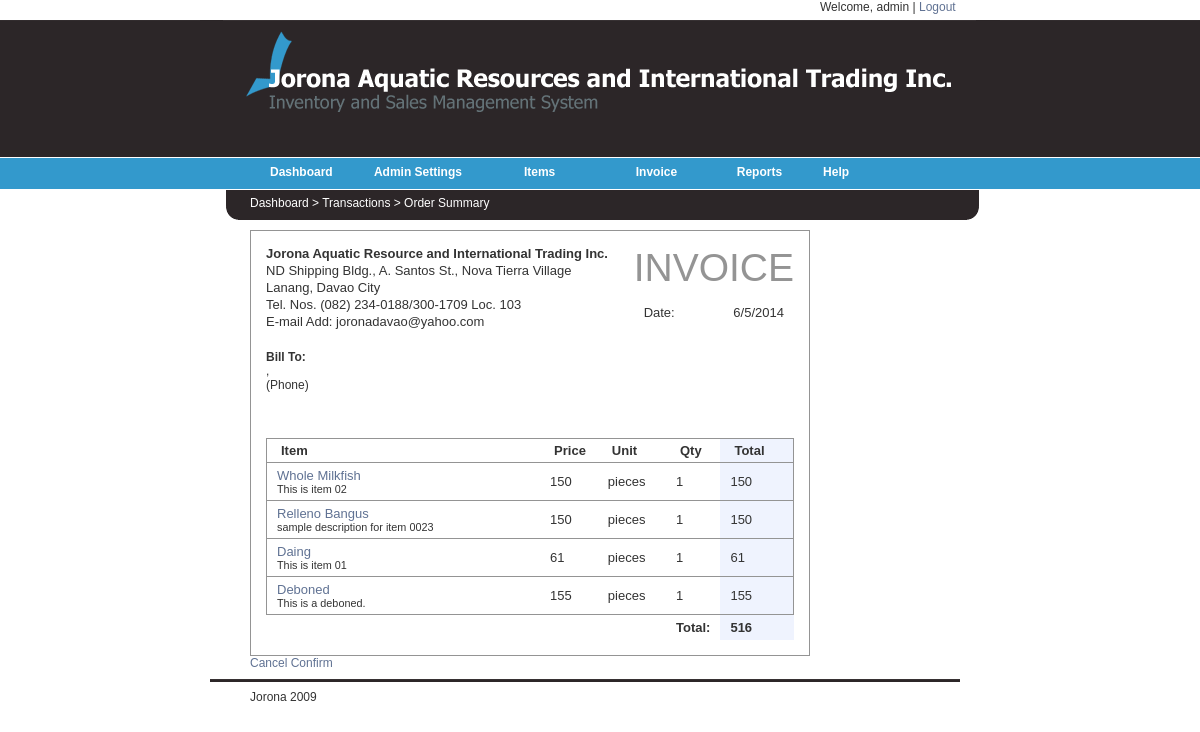
Screenshot of /final/order_summary.php (signed in) with the database file from the repository.
### tables this page shows
CREATE TABLE IF NOT EXISTS `tbl_cart` (
  `ct_id` int(4) NOT NULL auto_increment,
  `prod_id` int(4) NOT NULL,
  `userid` int(4) NOT NULL,
  `ct_qty` int(4) NOT NULL,
  `cust_id` int(6) NOT NULL,
  PRIMARY KEY  (`ct_id`)
);

CREATE TABLE IF NOT EXISTS `tbl_product` (
  `prod_id` int(4) NOT NULL auto_increment,
  `prod_name` varchar(50) NOT NULL,
  `prod_desc` text NOT NULL,
  `prod_price` int(4) NOT NULL,
  `quantity_on_hand` int(5) NOT NULL,
  `unit` int(2) NOT NULL,
  `date_added` date NOT NULL,
  `prod_state` tinyint(1) NOT NULL,
  `userid` int(4) NOT NULL,
  PRIMARY KEY  (`prod_id`)
);

### final/includes/functions.php (called while the page is built, shortened)
<?php
    function DisplayCart($id){
        $query = "SELECT * FROM tbl_cart, tbl_product
                WHERE tbl_cart.prod_id = tbl_product.prod_id AND tbl_cart.userid = $id AND tbl_cart.ct_qty!=0";
        $result = mysql_query($query);
        return $result;
    }
?>

### final/order_summary.php (the view, shortened to what this page needs)
<?php include("includes/functions.php");?>
<link rel="stylesheet" href="_common/css/main.css" type="text/css" media="all">
<link href="stylesheets/sortableTable.css" rel="stylesheet" type="text/css" />
<?php include("includes/header.php");?>
<br><div id="mainMenuContent">Dashboard > Transactions > Order Summary</div></div><div> <div id="content">
<div id="invoice-body">
<table class="invoice-table-header">
  <tbody>
    <tr>
      <td  id="td-top" width="76%"><div id="company-address-invoice-info">
        <div id="company-address">
          <div><b>Jorona Aquatic Resource and International Trading Inc.</b></div>
          <div class="company-address">
            ND Shipping Bldg., A. Santos St., Nova Tierra Village            </div>
          <div class="company-address">Lanang, Davao City</div>
          <div class="company-address">Tel. Nos. (082) 234-0188/300-1709 Loc. 103</div>
          <div>E-mail Add: joronadavao@yahoo.com</div>
        </div>
      </div></td>
      <td width="24%" id="td-top" align="right" >
        <h12>INVOICE</h12>
        <div id="invoice-info">
          <table class="invoice-table-right">
            <tbody>
              <tr>
                <td width="63%" class="td-no-border" align="right"></td>
                <td width="37%" class="td-no-border"></td>
              </tr>
              <tr>
                <td class="td-no-border" align="right">Date:</td>
                <td class="td-no-border"><?php $my_t=getdate(date("U"));
                print("$my_t[mon]/$my_t[mday]/$my_t[year]"); ?></td>
              </tr>
              <tr>
                <td class="td-no-border" >&nbsp;</td>
                <td class="td-no-border">&nbsp;</td>
              </tr>
            </tbody>
          </table>
      </div></td>
    </tr>
  </tbody>
</table>
<?php
		    $id =  $_GET['id'];
		    $r = SearchCustomerById($id);
		    $row = mysql_fetch_array($r);
			echo "
			  <div id=\"billing-address\"><strong>Bill To:</strong>
				  <div>
					<div> ".$row['cust_lname'].", ".$row['cust_fname']."</div>
					<div>".$row['cust_address']."</div>
					<div>
					  <div>".$row['cust_city']."</div>
					</div>
					<div>".$row['cust_contact']." (Phone)</div>
				  </div></div><br />";
?>
<?php $r = DisplayCart($_SESSION['id']);
			$a=0;
			echo "
				  <table id=\"invoice-items\">
					<thead>
					  <tr>
						<th width=\"53%\" class=\"th-invoice1\">Item</th>
						<th width=\"11%\" class=\"th-invoice\">Price</th>
						<th width=\"13%\" class=\"th-invoice\">Unit</th>
						<th width=\"9%\" class=\"th-invoice\">Qty</th>
						<th width=\"14%\" class=\"th-invoice2\">Total</th>
					  </tr>
					</thead>
					<tbody>";
					while($row = mysql_fetch_array($r))
						{
						$b = $row['ct_qty'] * $row['prod_price'];
						 echo"
						  <tr>
							<td class=\"td-invoice1\"><a href=\"/items/3761\">". $row['prod_name'] . "</a>
								<br><small>". $row['prod_desc'] . "</small></td>
							<td class=\"td-invoice\">". $row['prod_price'] . "</td>";
							if($row['unit'] ==0){echo "<td class=\"td-invoice\">pieces</td>";}
							elseif($row['unit'] ==1){echo "<td class=\"td-invoice\">pack</td>";}
							echo"
							<td class=\"td-invoice\">". $row['ct_qty'] . "</td>
							<td class=\"td-invoice2\">".$b."</td>";
							$c = $a+$b;
			    			$a = $c;
							}
							echo "
						  </tr>
						  <tr>
							<td colspan=\"3\" class=\"td-total1\"></td>
							<td class=\"td-total1\" ><strong>Total:</strong></td>
							<td class=\"td-total\"><strong>$c</strong></td>";
							echo"
					  </tr>
					</tbody>
				  </table>
				</div>";
		echo"
		<div>
		<a href=\"confirm_order.php?oid=".$_SESSION['id']."&u=".$id."&c=1\">Cancel</a>
        <a href=\"confirm_order.php?oid=".$_SESSION['id']."&u=".$id."&c=2&total=".$c."\">Confirm</a><br>
		</div>";
?>
  <?php require("includes/footer.php");?>

### final/_common/css/main.css (style rules this page uses)
body { line-height: 1.5; background: #fff; margin:1.5em 0; }
table { border-collapse: separate; border-spacing: 0; }
caption, th, td { text-align: left; font-weight:400; }
body { color: black; font-family: Verdana, sans-serif; font-size: 12px; }

### final/stylesheets/sortableTable.css (style rules this page uses)
table { width: 100%; }
th { background-color: #666666; background: #eee url(../images/icon-table-sort.png) no-repeat 2px 8px; padding: 4px 4px 4px 14px; font-size: 13px; font-weight:bold; }
tr { background-color: #FFFFFF; padding: 4px; font-size: 13px; }
td { padding: 5px 10px; border-bottom: 1px solid #eee; }

### final/stylesheets/web.css (style rules this page uses)
body { margin: 0px 0px 10px 0px; padding: 0px; line-height: 200%; color: #333; font: 12px Arial, Verdana, sans-serif; background:url(../images/b_g.gif) top left repeat-x; }
#mainMenuContent { margin-left: 50px; }
#content { padding: 0px; width: 560px; background-color:#FFFFFF; margin-left:50px; margin-top: 010px; float: left; }
a { color: #607293; text-decoration: none; }
#invoice-body { border: 1px solid rgb(148, 148, 148);padding: 15px; }
.invoice-table-header { display: block; margin:0px; width:100%; text-align:left; }
#td-top { vertical-align: top; padding: 0px; display: table-cell; border-bottom:none; }
#company-address-invoice-info { margin: 0px; padding: 0px; display: block; line-height: 1.3; }
#company-address { margin: 0px; padding: 0px; }
h12 { color: rgb(148, 148, 148);font-family: Arial;font-size: 3em;font-weight: normal;text-align: right; padding:0px; }
.invoice-table-right { border-bottom:none; }
.td-no-border { border-bottom:none }
#invoice-items { margin-top: 2em;text-align: center;width: 100%;border-spacing: 0px 0px;border-collapse: collapse;border-color: gray;display: table; }
.th-invoice { background-image:none; background-color:#FFFFFF;border-bottom: 1px solid rgb(148, 148, 148);border-top: 1px solid rgb(148, 148, 148); }
.th-invoice1 { background-image:none; background-color:#FFFFFF;border-left: 1px solid rgb(148, 148, 148);border-top: 1px solid rgb(148, 148, 148);border-bottom: 1px solid rgb(148, 148, 148); }
.th-invoice2 { background-image:none; background-color:#FFFFFF;border-right: 1px solid rgb(148, 148, 148);border-top: 1px solid rgb(148, 148, 148);border-bottom: 1px solid rgb(148, 148, 148);background-color: rgb(239, 243, 254); }
.td-invoice { background-color:#FFFFFF;border-bottom: 1px solid rgb(148, 148, 148);border-top: 1px solid rgb(148, 148, 148); }
.td-invoice1 { background-color:#FFFFFF;border-left: 1px solid rgb(148, 148, 148);border-top: 1px solid rgb(148, 148, 148);border-bottom: 1px solid rgb(148, 148, 148); }
.td-invoice2 { background-color:#FFFFFF;border-right: 1px solid rgb(148, 148, 148);border-top: 1px solid rgb(148, 148, 148);border-bottom: 1px solid rgb(148, 148, 148);background-color: rgb(239, 243, 254); }
.td-total { background-color:#FFFFFF;background-color: rgb(239, 243, 254); border-bottom:none; }
.td-total1 { background-color:#FFFFFF; border-bottom:none; }

### rows the page displays
tbl_cart: prod.prod_name "Whole Milkfish", prod.prod_desc "This is item 02", prod.prod_price "150", ct_qty "1"
tbl_cart: prod.prod_name "Relleno Bangus", prod.prod_desc "sample description for item 0023", prod.prod_price "150", ct_qty "1"
tbl_cart: prod.prod_name "Daing", prod.prod_desc "This is item 01", prod.prod_price "61", ct_qty "1"
tbl_cart: prod.prod_name "Deboned", prod.prod_desc "This is a deboned.", prod.prod_price "155", ct_qty "1"

### other values shown
$_SESSION['username'] "admin"
$my_t[mon] "6"
$my_t[mday] "5"
$my_t[year] "2014"
$c "516"
